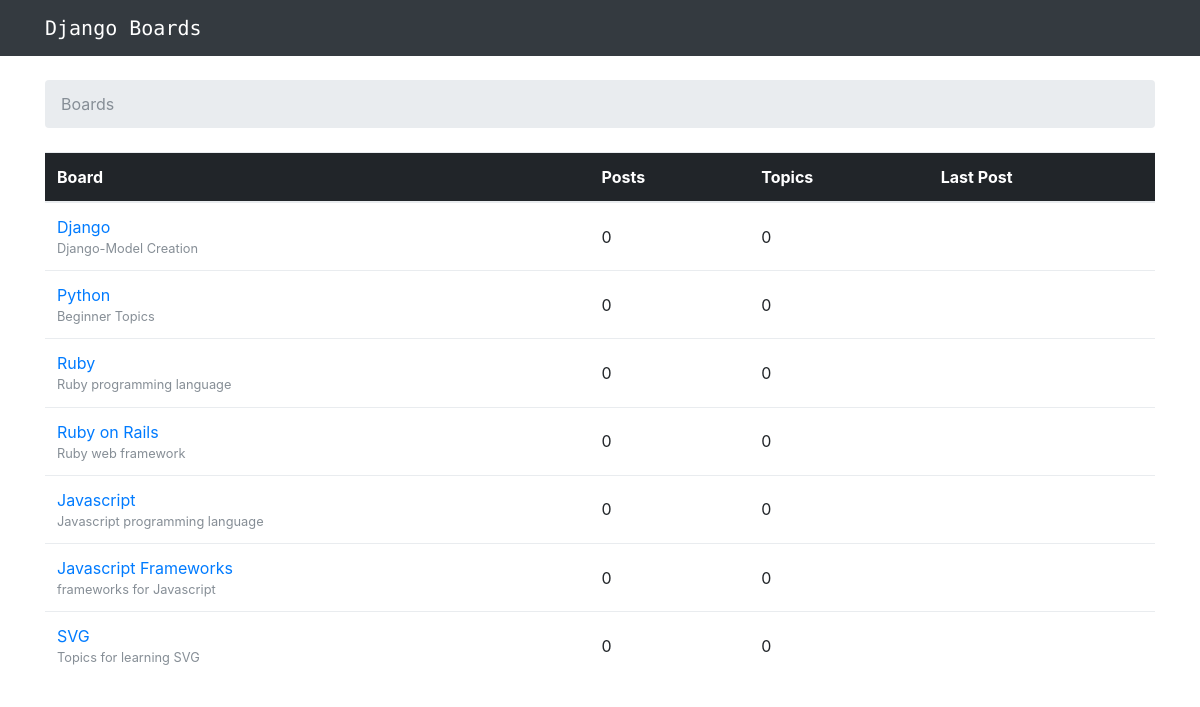
The page / on the database its author committed.
### boards/models.py (models this page shows, shortened)
class Board(models.Model):
    name = models.CharField(max_length=30, unique=True)
    description = models.CharField(max_length=100)

### boards/views.py (the view)
# urls.py: url(r'^$', views.home, name='home'),
def home(request):
    boards = Board.objects.all()
    return render(request, 'home.html', {'boards': boards})

### templates/home.html
{% extends 'base.html' %}
{% block breadcrumb %}
  <li class="breadcrumb-item active">Boards</li>
{% endblock %}
{% block content %}
  <table class="table">
    <thead class="thead-inverse">
      <tr>
        <th>Board</th>
        <th>Posts</th>
        <th>Topics</th>
        <th>Last Post</th>
      </tr>
    </thead>
    <tbody>
      {% for board in boards %}
        <tr>
          <td>
            <a href="{% url 'board_topics' board.pk %}">{{board.name}}</a>
            <small class="text-muted d-block">{{ board.description }}</small>
          </td>
          <td class="align-middle">0</td>
          <td class="align-middle">0</td>
          <td></td>
        </tr>
      {% endfor %}
    </tbody>
  </table>
{% endblock %}

### rows shown on the page
Board: name "Django", description "Django-Model Creation"
Board: name "Python", description "Beginner Topics"
Board: name "Ruby", description "Ruby programming language"
Board: name "Ruby on Rails", description "Ruby web framework"
Board: name "Javascript", description "Javascript programming language"
Board: name "Javascript Frameworks", description "frameworks for Javascript"
Board: name "SVG", description "Topics for learning SVG"
